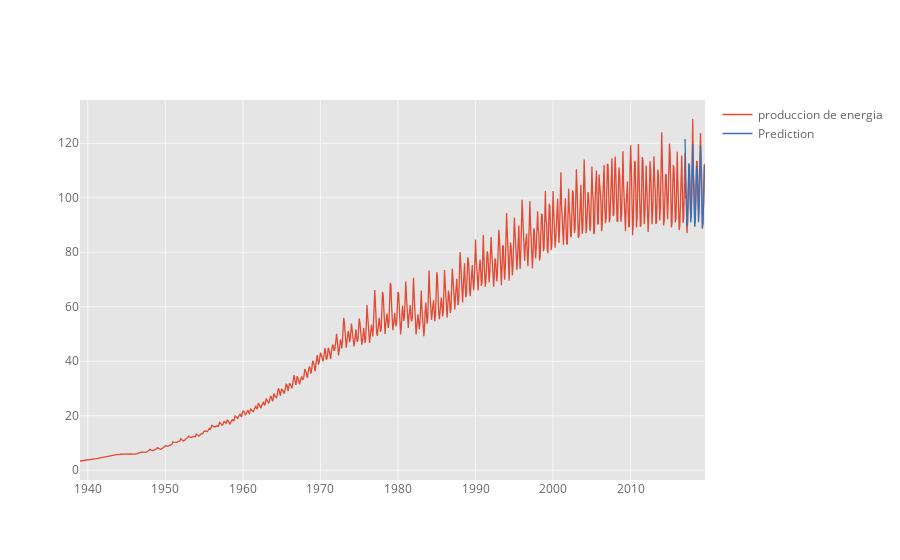

The cell this chart's notebook holds for it:
### Code cell
pd.concat([data,future_forecast],axis=1).iplot()

### Figure 1 — Plotly figure (JSON) as saved in the notebook; plotly's stock layout.template omitted (floating-point values rounded to 4 significant figures; data arrays with more than 128 entries replaced by an {"elided": "..."} marker saying what was removed)
{"data": [{"line": {"color": "rgba(226, 74, 51, 1.0)", "dash": "solid", "shape": "linear", "width": 1.3}, "mode": "lines", "name": "produccion de energia", "text": "", "type": "scatter", "uid": "2a02a050-10d0-4097-baee-76fa6aa6d2b4", "x": {"elided": "968 str values"}, "y": {"elided": "968 float values"}}, {"line": {"color": "rgba(62, 111, 176, 1.0)", "dash": "solid", "shape": "linear", "width": 1.3}, "mode": "lines", "name": "Prediction", "text": "", "type": "scatter", "uid": "13fc9f5b-703e-44c2-b21f-700288934af5", "x": {"elided": "968 str values"}, "y": {"elided": "968 mixed values"}}], "layout": {"legend": {"bgcolor": "#FFFFFF", "font": {"color": "#666666"}}, "paper_bgcolor": "#FFFFFF", "plot_bgcolor": "#E5E5E5", "title": {"font": {"color": "#151516"}}, "xaxis": {"gridcolor": "#F6F6F6", "showgrid": true, "tickfont": {"color": "#666666"}, "title": {"font": {"color": "#666666"}, "text": ""}, "zerolinecolor": "#F6F6F6"}, "yaxis": {"gridcolor": "#F6F6F6", "showgrid": true, "tickfont": {"color": "#666666"}, "title": {"font": {"color": "#666666"}, "text": ""}, "zerolinecolor": "#F6F6F6"}}}
